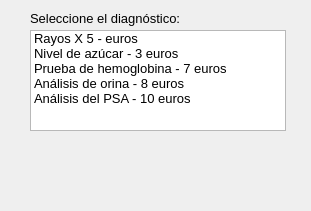
<?xml version="1.0" encoding="UTF-8"?>
<ui version="4.0">
 <class>DiagnosticosDialog</class>
 <widget class="QDialog" name="DiagnosticosDialog">
  <property name="geometry">
   <rect>
    <x>0</x>
    <y>0</y>
    <width>311</width>
    <height>211</height>
   </rect>
  </property>
  <property name="font">
   <font>
    <pointsize>10</pointsize>
   </font>
  </property>
  <property name="windowTitle">
   <string>Diagnósticos</string>
  </property>
  <widget class="QLabel" name="lbl_seleccion_diagnostico">
   <property name="geometry">
    <rect>
     <x>30</x>
     <y>10</y>
     <width>171</width>
     <height>16</height>
    </rect>
   </property>
   <property name="font">
    <font>
     <pointsize>10</pointsize>
    </font>
   </property>
   <property name="text">
    <string>Seleccione el diagnóstico:</string>
   </property>
  </widget>
  <widget class="QLabel" name="lbl_resultado">
   <property name="geometry">
    <rect>
     <x>30</x>
     <y>150</y>
     <width>251</width>
     <height>41</height>
    </rect>
   </property>
   <property name="font">
    <font>
     <pointsize>10</pointsize>
    </font>
   </property>
   <property name="text">
    <string> </string>
   </property>
  </widget>
  <widget class="QListWidget" name="lst_diagnosticos">
   <property name="geometry">
    <rect>
     <x>30</x>
     <y>30</y>
     <width>256</width>
     <height>101</height>
    </rect>
   </property>
   <item>
    <property name="text">
     <string>Rayos X 5 - euros</string>
    </property>
   </item>
   <item>
    <property name="text">
     <string>Nivel de azúcar - 3 euros</string>
    </property>
   </item>
   <item>
    <property name="text">
     <string>Prueba de hemoglobina - 7 euros</string>
    </property>
   </item>
   <item>
    <property name="text">
     <string>Análisis de orina - 8 euros</string>
    </property>
   </item>
   <item>
    <property name="text">
     <string>Análisis del PSA - 10 euros</string>
    </property>
   </item>
  </widget>
 </widget>
 <resources/>
 <connections/>
</ui>
